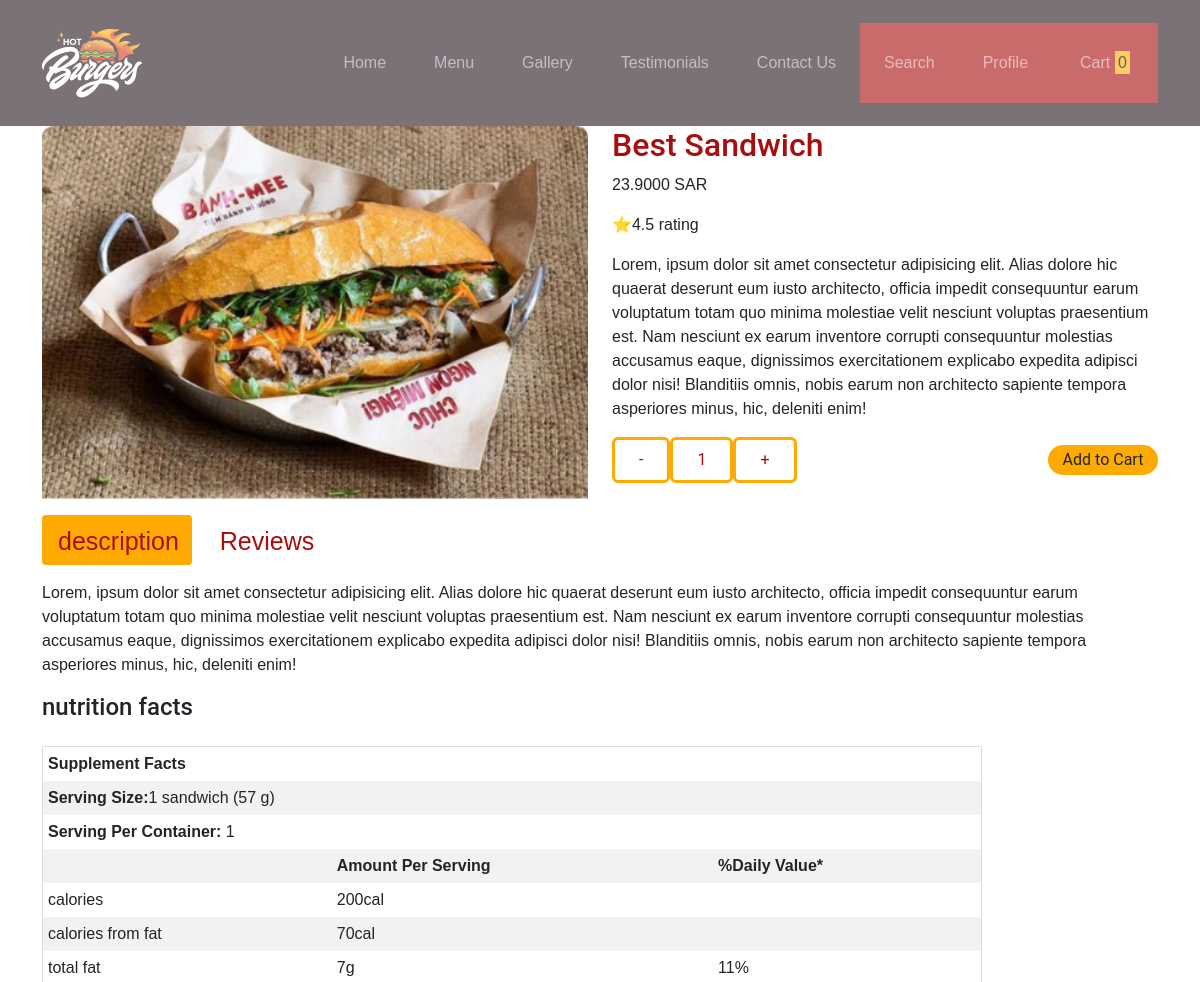
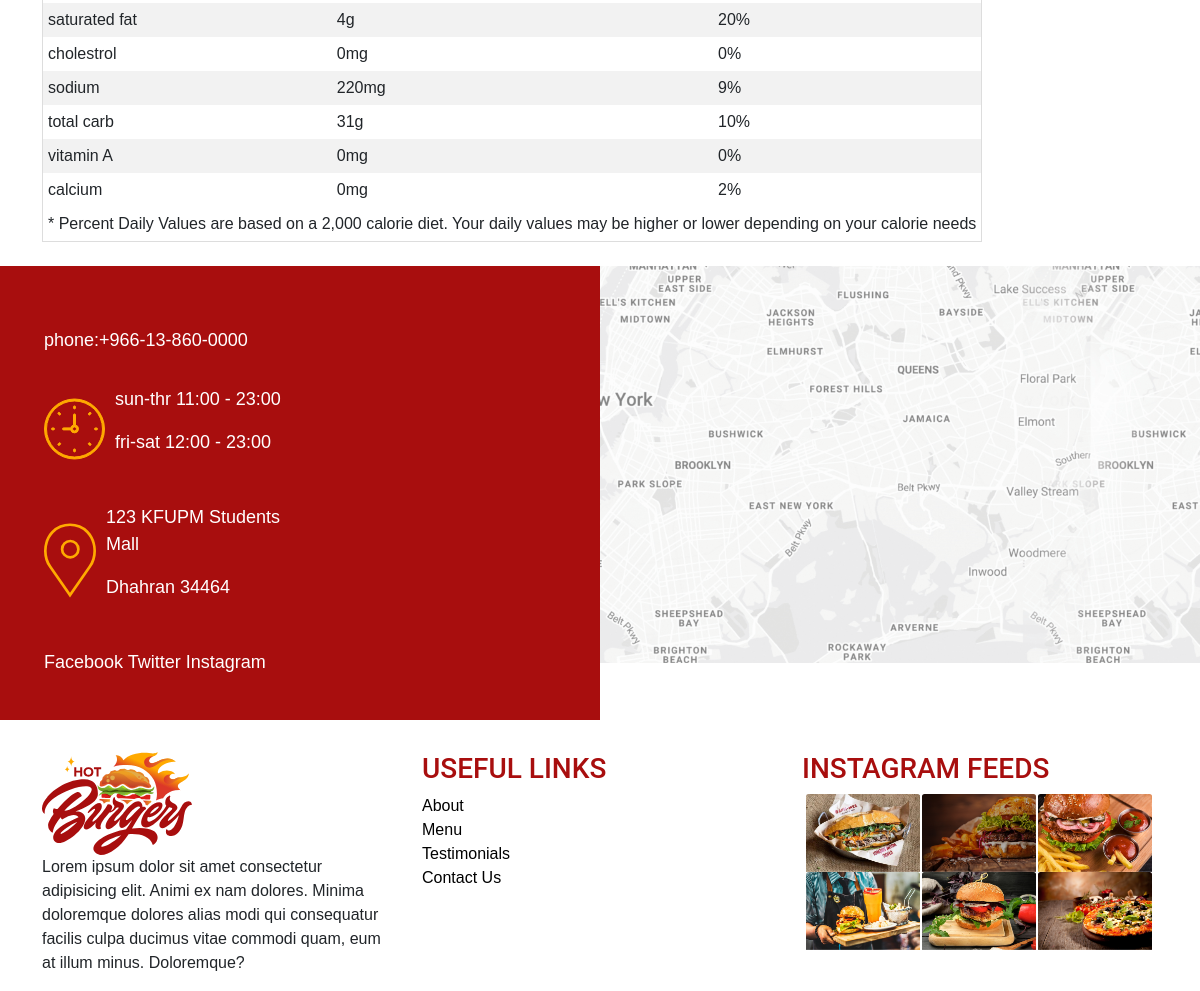
Screenshot of /detail.php?id=1 with the database file from the repository (2 pictures, top to bottom).
### tables this page shows
CREATE TABLE `meal` (
  `id` int(11) NOT NULL,
  `title` varchar(50) NOT NULL,
  `price` decimal(10,4) UNSIGNED NOT NULL,
  `image` varchar(500) NOT NULL,
  `description` varchar(700) NOT NULL
);

### php/meal_db.php (called while the page is built, shortened)
<?php
class Meal_db {
    public $db_connection;
    function __construct(){
        $this-> db_connection = mysqli_connect('127.0.0.1:3306', 'root', '', 'meals');
    }
    function getMealById($id){
        include_once 'php/meal.php';
        $mealo = new Meal();
        $sql = "SELECT * FROM meal WHERE id=$id";
        $result = mysqli_query($this->db_connection, $sql);
        $meal = mysqli_fetch_all($result, MYSQLI_ASSOC);
        return array_merge($meal[0],$mealo->getMealById($id)["nutrition"]);
    }
}
?>

### php/meal.php (called while the page is built, shortened)
<?php
class meal{
public function getMealById($i){
        if($i == 6 OR  $i == 1 OR  $i == 2  OR  $i == 3 OR  $i == 4 OR $i == 5 ) {
            return $this->meals[$i-1];
        }
        else{
            return null;
        }
    }
}

### detail.php (the view, shortened to what this page needs)
<?php
include ('php/meal.php');
include ('php/meal_db.php');
$id =$_GET['id'];
$meal1 = new Meal_db();
$meal_local = new Meal();
$meal_nut = $meal_local->getMealById($id);
$meal = $meal1->getMealById($id);
$nutrition = $meal_nut['nutrition'];
$facts = $nutrition['facts'];
$one = "php/cart.php?id=";
$two = "&back=";
$three = $_SERVER["PHP_SELF"];
$four = "?id=";
?>
<!DOCTYPE html>
<html lang="en">
<head>
  <link rel="stylesheet" href="style.css">
  <link href="https://cdn.jsdelivr.net/npm/bootstrap@5.0.2/dist/css/bootstrap.min.css" rel="stylesheet"
>
</head>
<body>
<?php
        require 'include/inc.header.php';
        ?>
  <div class="container detail-section-start">
    <div class="row">
      <picture class="col-lg-6 col-md-12"><img class="img-fluid w-100" src="images/projectImages/<?php echo $meal['image'] ?>"
          alt="meal<?php echo $id ?>"></picture>
      <div class="col-lg-6 col-md-12 ">
        <div class="meal-info">
          <h2 class="heading-style1"><?php echo $meal['title'] ?></h2>
          <p><?php echo $meal['price'] ?>  SAR</p>
          <p>⭐️<?php echo $meal_nut['rating'] ?> rating</p>
          <p><?php echo $meal['description']?>
          </p>
        </div>
        <div class="meal-buttons">
          <a class="control-btn anchor-style" onclick="decrement()">-</a>
          <a id="num-of-items" class="control-btn anchor-style">1</a>
          <a class="control-btn anchor-style"  onclick="increment()">+</a>
          <a  class="pt-2 ms-auto" href= "<?php echo $one; ?><?php echo $id; ?><?php echo $two; ?><?php echo $three; ?><?php echo $four; ?><?php echo $id; ?>" >
                        <button class="card_cart button-style text-dark" onclick="add_cart_index(<?php echo $id; ?>)">Add to
                        Cart</button>
                    </a>
        </div>
      </div>
    </div>
  </div>
  <div class="container pt-3">
    <ul class="nav nav-pills mb-3" id="pills-tab" role="tablist">
      <li class="nav-item no-hover" role="presentation">
        <button class="nav-link active pillz table-pill" id="pills-home-tab" data-bs-toggle="pill" data-bs-target="#pills-home"
          type="button" role="tab" aria-controls="pills-home" aria-selected="true">description</button>
      </li>
      <li class="nav-item no-hover" role="presentation">
        <button class="nav-link pillz review-pill" id="pills-profile-tab" data-bs-toggle="pill" data-bs-target="#pills-profile"
          type="button" role="tab" aria-controls="pills-profile" aria-selected="false" onclick="showReview(<?php echo $id ?>)">Reviews</button>
      </li>
    </ul>
  </div>
  <div class="tab-content" id="pills-tabContent">
    <div class="tab-pane fade show active" id="pills-home" role="tabpanel" aria-labelledby="pills-home-tab">
      <div class="container" id="description-table">
        <p><?php echo $meal_nut['description'];?></p>
        <h4>nutrition facts</h4>
        <table>
          <thead>
            <tr>
              <td colspan="3"> <strong>Supplement Facts</strong> </td>
            </tr>
            <tr>
              <td colspan="3"><strong>Serving Size:</strong><?php echo $nutrition['serving_size']?></td>
            </tr>
            <tr>
              <td colspan="3"> <strong>Serving Per Container:</strong> <?php echo $nutrition['serving_per_container']?></td>
            </tr>
            <tr>
              <th></th>
              <th align="left">Amount Per Serving</th>
              <th align="left">%Daily Value*</th>
            </tr>
          </thead>
          <tbody>
          <?php
for($i = 0; $i < count($facts); $i++) {
  echo "<tr>";
  $replace = str_replace('_', ' ', $facts[$i]['item']);
  echo "<td>".$replace."</td>";
  echo "<td>".$facts[$i]['amount_per_serving'].$facts[$i]['unit']."</td>";
  echo "<td>".$facts[$i]['daily_value']."</td>";
  echo "</tr>";
}
?>
          </tbody>
          <tfoot>
            <tr>
              <td colspan="3">* Percent Daily Values are based on a 2,000 calorie diet. Your daily values may be higher
                or
                lower depending on your calorie needs</td>
            </tr>
          </tfoot>
        </table>
      </div>
    </div>
  </div>
  <?php
        require 'include/inc.footer.php';
       ?>
</body>
</html>

### include/inc.header.php (shortened to what this page needs)
<nav class="navbar navbar-expand-lg navbar-dark fixed-top">
    <div class="container ">
        <a href="#" class="navbar-brand"><img src="images/projectImages/logo-White.svg"
                alt="logo-white"></a>
        <div class="collapse navbar-collapse" id="toggleMobileMenu">
            <ul class="navbar-nav ms-auto ">
                <li class="nav-item px-3"><a href="index.php" class="nav-link">Home</a></li>
                <li class="nav-item px-3"><a href="index.php#Menu_Section" class="nav-link">Menu</a></li>
                <li class="nav-item px-3"><a href="index.php#Gallery_Section" class="nav-link">Gallery</a></li>
                <li class="nav-item px-3"><a href="index.php#Testimonials_Section" class="nav-link">Testimonials</a>
                </li>
                <li class="nav-item px-3"><a href="#Contact_Section" class="nav-link text-nowrap">Contact
                        Us</a>
                </li>
                <li class="nav-item px-3 right-navbar-items"><a href=""
                        class="nav-link text-nowrap">Search</a>
                </li>
                <li class="nav-item px-3 right-navbar-items"><a href=""
                        class="nav-link text-nowrap">Profile</a>
                </li>
                <li class="nav-item right-navbar-items text-nowrap"><button id="cart-btn" type="button" class=""
                        data-bs-toggle="modal" data-bs-target="#reg-modal">
                        <a class="right-navbar-items nav-link">Cart<p class="cart-p"> <mark
                                    id="cart-counter"><?php echo (isset($_COOKIE["cart"]))?  strlen($_COOKIE["cart"]) / 2: 0  ?></mark> </p></a>
                    </button>
        </div>
    </div>
</nav>
                <?php
        include_once 'php/meal.php';
        ?>

### include/inc.footer.php
<section id="Contact_Section">
    <div class="container-fluid " id="contact-box">
        <div class="row px-0">
            <div class="box-red col-12 col-sm-12 col-md-12 col-lg-6">
                <div class="box-content red-box ">
                    <ul class="margin">
                        <li>phone: <b>+966-13-860-0000</b></li>
                        <li>
                            <img src="images/projectImages/clock.svg" alt="">
                            <div>
                                <p>sun-thr 11:00 - 23:00</p>
                                <p>fri-sat 12:00 - 23:00</p>
                            </div>
                        </li>
                        <li>
                            <img src="images/projectImages/placeholder.svg" alt="">
                            <div>
                                <p>123 KFUPM Students Mall</p>
                                <p>Dhahran 34464</p>
                            </div>
                        </li>
                        <li>
                            <nav>
                                <a href="">Facebook</a>
                                <a href="">Twitter</a>
                                <a href="">Instagram</a>
                            </nav>
                        </li>
                    </ul>
                </div>
            </div>
            <div class="box-map col-12 col-sm-12 col-md-12 col-lg-6 g-0">
                <img class="img-fluid" src="images/projectImages/map.png" alt="map">
            </div>
        </div>
    </div>
</section>
<footer id="footer ">
    <div class=" container">
        <div class="row">
            <div class="box-1 col-sm-12 col-md-12 col-lg-4">
                <img src="images/projectImages/logo-red.svg" alt="logo">
                <p>Lorem ipsum dolor sit amet consectetur adipisicing elit. Animi ex nam dolores. Minima doloremque
                    dolores alias modi qui consequatur facilis culpa ducimus vitae commodi quam, eum at illum minus.
                    Doloremque?
                </p>
            </div>
            <div class="box-2 col-sm-12 col-md-6 col-lg-4">
                <nav>
                    <h3 class="h3">useful links</h3>
                    <ul id="useful-links">
                        <li class="useful-links"><a href="">About</a></li>
                        <li class="useful-links"><a href="#Menu_Section">Menu</a></li>
                        <li class="useful-links"><a href="#Testimonials_Section">Testimonials</a></li>
                        <li class="useful-links"><a href="#Contact_Section">Contact Us</a></li>
                    </ul>
                </nav>
            </div>
            <div class=" container col-sm-12 col-md-6 col-lg-4">
                <h3 class="h3 col">INSTAGRAM FEEDS</h3>
                <div class="container px-3">
                    <div class="row">
                        <div class="grid-item col-4">
                            <a href=""> <img class=" img-fluid" src="images/projectImages\meal1.png"
                                    alt="meal1"></a>
                        </div>
                        <div class="grid-item col-4">
                            <a href=""> <img class=" img-fluid" src="images/projectImages\meal2.png"
                                    alt="meal2"></a>
                        </div>
                        <div class="grid-item col-4">
                            <a href=""> <img class=" img-fluid" src="images/projectImages\meal3.png"
                                    alt="meal3"></a>
                        </div>
                    </div>
                    <div class="row">
                        <div class="grid-item col-4">
                            <a href=""> <img class=" img-fluid" src="images/projectImages\meal4.png"
                                    alt="meal4"></a>
                        </div>
                        <div class="grid-item col-4">
                            <a href=""> <img class=" img-fluid" src="images/projectImages\meal5.png"
                                    alt="meal5"></a>
                        </div>
                        <div class="grid-item col-4">
                            <a href=""> <img class=" img-fluid" src="images/projectImages\meal6.png"
                                    alt="meal6"></a>
                        </div>
                    </div>
                </div>
            </div>
        </div>
    </div>
</footer>

### style.css (style rules this page uses)
:root { --main-red: #A80E0E; --dark-action-color: #ffaa00; --light-action-color: #FFDD00; }
* { margin: 0; padding: 0; font-family: 'Montserrat', sans-serif; }
h1, h2, h3, h4, h5, h6, button { font-family: 'Roboto', sans-serif; }
.heading-style1 { color: var(--main-red); }
nav.navbar { background-color: #281923; opacity: 61%; }
.right-navbar-items { background-color: var(--main-red); }
nav .navbar-brand img { max-width: 100px; height: 100px; }
nav .nav-item { padding: 20px 20px 20px 20px; }
.cart-p { display: inline; }
@media (max-width: 1500px) { nav.navbar { background-color: #281923; } }
.meal-buttons { display: flex; }
.meal-buttons .control-btn { font-family: 'Roboto', sans-serif; padding: 0.5em 1.5em; background-color: white; color: #A80E0E; border: 3px solid #FFAA00; border-radius: 6px; cursor: pointer; }
.button-style { border-radius: 20px; border-style: none; width: 110px; height: 30px; font-size: 16px; background-color: var(--dark-action-color); color: var(--main-red); cursor: pointer; }
.anchor-style { text-decoration: none; }
.h3 { color: #A80E0E; text-transform: uppercase; line-height: 1.5; margin: 20px 0 20px 0; }
#useful-links a { color: black; text-decoration: none; display: flex; align-items: left; flex-direction: column; }
#useful-links li { list-style: none; margin: 0; }
.grid-item { padding-right: 2px !important; padding-left: 0 !important; }
.box-red { background-color: var(--main-red); }
button { border-radius: 20px; border-style: none; font-size: 16px; background-color: #FFAA00; color: #A80E0E; cursor: pointer; }
#cart-btn { height: 100%; background-color: var(--main-red); }
#contact-box { width: 100%; }
.box-red { background-color: #A80E0E; }
.box-content { display: flex; flex-direction: column; justify-content: space-around; width: 50%; height: 70%; margin-bottom: 10%; font-size: 18px; }
.box-red, .box-map { flex: 1; }
.red-box { display: flex; justify-content: center; align-items: center; background-color: #A80E0E; color: white; flex: 1; font-weight: 200; height: 100%; }
.red-box li { margin-top: 2rem; }
.red-box img { float: left; margin-right: 10px; }
.red-box ul { list-style: none; }
.red-box li { display: flex; }
.red-box li div { display: flex; flex-direction: column; justify-content: space-between; }
.red-box li div p { flex: 1; }
.red-box a { color: white; text-decoration: none; padding-top: 1rem; }
.card_cart { font-family: 'Roboto', sans-serif; color: white; border: 3px solid #FFAA00; border-radius: 2rem; cursor: pointer; }
table, tr, th, td { border: 1px solid #DDD; }
table tr:nth-child(even) { background-color: #f2f2f2; }
table { border-collapse: collapse; margin: 1.5rem 0; }
th, td { padding: 5px; }
.pillz { color: #A80E0E !important; height: 50px; width: 150px; font-size: 25px; font-weight: lighter; }
.nav-link.active { background-color: rgb(255, 170, 0) !important; color: #A80E0E !important; }
.cart-p mark { background-color: var(--dark-action-color); }
.nav-link.active { background-color: #ffaa00 !important; }
nav #useful-links { padding: 0; }
.detail-section-start { padding-top: 7.9rem !important; }
footer { margin-top: 2rem; }

### rows the page displays
meal: image (picture), title "Best Sandwich", price "23.9000", description "Lorem, ipsum dolor sit amet consectetur adipisicing elit. Alias dolore hic quaerat deserunt eum iusto architecto, officia impedit consequuntur earum voluptatum totam quo minima molestiae velit nesciunt voluptas praesentium est. Nam nesciunt ex earum inventore corrupti consequuntur molestias accusamus eaque, dignissimos exercitationem explicabo expedita adipisci dolor nisi! Blanditiis omnis, nobis earum non architecto sapiente tempora asperiores minus, hic, deleniti enim!"

### other values shown
$meal_nut['rating'] "4.5"
$nutrition['serving_size'] "1 sandwich (57 g)"
$nutrition['serving_per_container'] "1"
$replace "calories"
$facts[$i]['amount_per_serving'] "200"
$facts[$i]['unit'] "cal"
$replace "calories from fat"
$facts[$i]['amount_per_serving'] "70"
$replace "total fat"
$facts[$i]['amount_per_serving'] "7"
$facts[$i]['unit'] "g"
$facts[$i]['daily_value'] "11%"
$replace "saturated fat"
$facts[$i]['amount_per_serving'] "4"
$facts[$i]['daily_value'] "20%"
